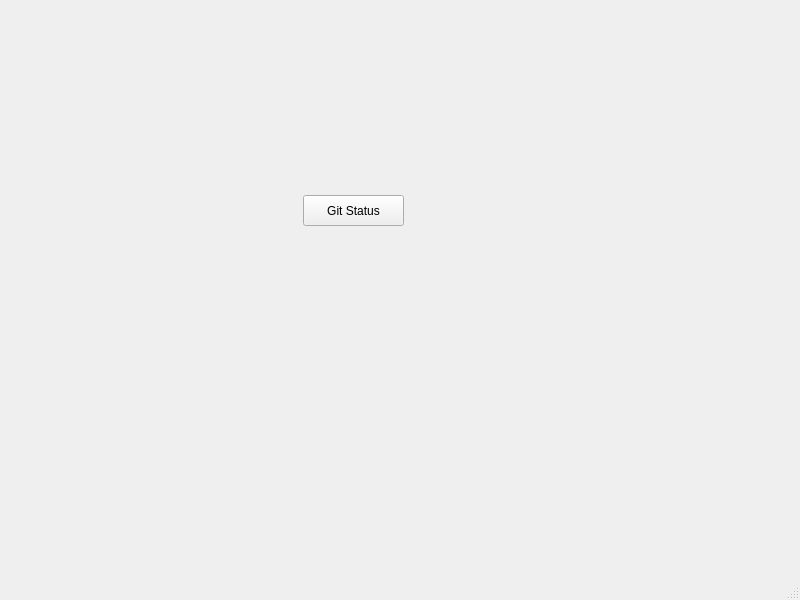
<?xml version="1.0" encoding="UTF-8"?>
<ui version="4.0">
 <class>MainWindow</class>
 <widget class="QMainWindow" name="MainWindow">
  <property name="geometry">
   <rect>
    <x>0</x>
    <y>0</y>
    <width>800</width>
    <height>600</height>
   </rect>
  </property>
  <property name="windowTitle">
   <string>MainWindow</string>
  </property>
  <widget class="QWidget" name="centralwidget">
   <widget class="QPushButton" name="gitStatusButton">
    <property name="geometry">
     <rect>
      <x>303</x>
      <y>195</y>
      <width>101</width>
      <height>31</height>
     </rect>
    </property>
    <property name="text">
     <string>Git Status</string>
    </property>
   </widget>
  </widget>
  <widget class="QMenuBar" name="menubar">
   <property name="geometry">
    <rect>
     <x>0</x>
     <y>0</y>
     <width>800</width>
     <height>23</height>
    </rect>
   </property>
  </widget>
  <widget class="QStatusBar" name="statusbar"/>
 </widget>
 <resources/>
 <connections/>
</ui>
